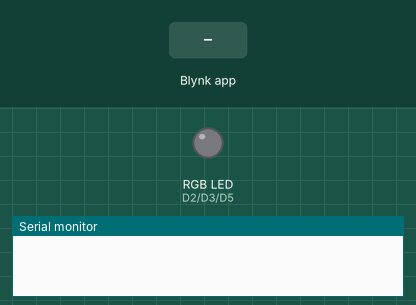
Recording of a sketch running on a simulated Arduino MKR. On the bench: an RGB LED mixed from three pins (HIGH = lit), the last lines printed to the serial monitor. The test bench sets the inputs (shaded band). Dim RGB values are drawn brighter than linear; WiFi joins after 1.5 s; servers stay silent unless stated.

Above: at 3.0 s.
3.1 s: Blynk app writes 1 to V3
At 4.2 s:
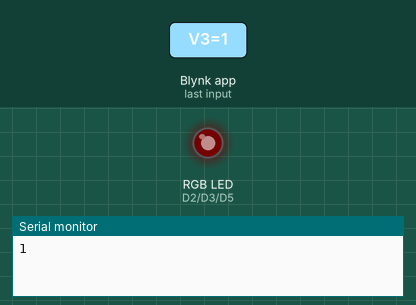
4.6 s: Blynk app writes 200 to V3
At 5.4 s:
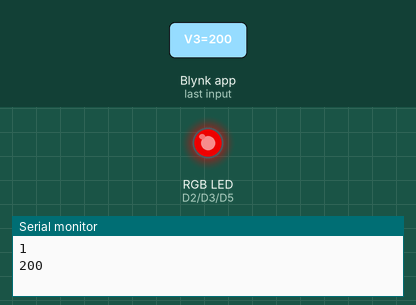
6.1 s: Blynk app writes 1 to V4
At 6.5 s:
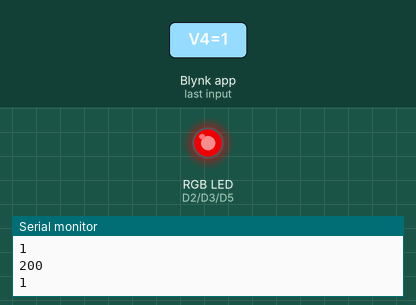
7.6 s: Blynk app writes 0 to V3
At 8.8 s:
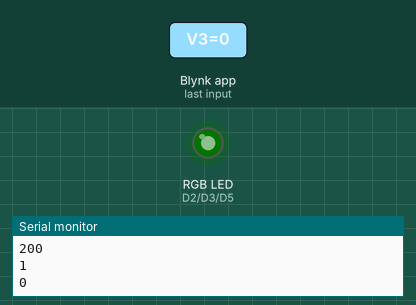
9.1 s: Blynk app writes 200 to V4
At 10.0 s:
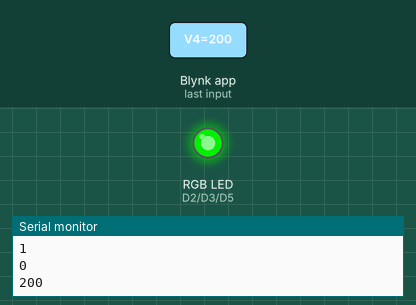
10.6 s: Blynk app writes 1 to V5
At 11.2 s:
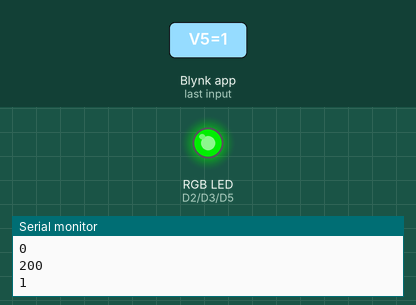
Timing chart, 0 to 13.1 s (numbered marks = the images above; inputs shaded):
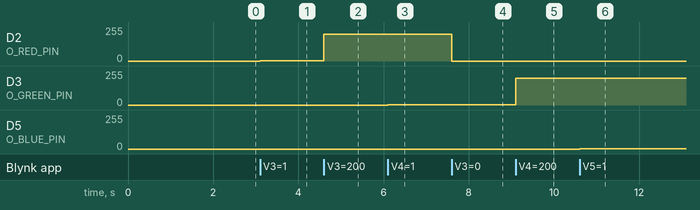

The sketch:

rgbLed.ino
```cpp
#define BLYNK_PRINT Serial
#include "data.h"
#include <SPI.h>
#include <WiFiNINA.h>
#include <BlynkSimpleWiFiNINA.h>


#define O_RED_PIN 2
#define O_GREEN_PIN 3
#define O_BLUE_PIN 5

BlynkTimer timer;
char auth[] = BLYNK_AUTH_TOKEN;
char ssid[] = ID;
char pass[] = PASS;
byte rValue = 0;
byte gValue = 0;
byte bValue = 0;

void setup()
{
  // Debug console
  Serial.begin(9600);
  pinMode(O_RED_PIN, OUTPUT);
  pinMode(O_GREEN_PIN, OUTPUT);
  pinMode(O_BLUE_PIN, OUTPUT);
  Blynk.begin(auth, ssid, pass);
  timer.setInterval(100, myTimerEvent);
}

void loop()
{
  Blynk.run();
  timer.run();
}

BLYNK_WRITE(V3){
  rValue = param.asInt();
  Serial.println(rValue);
  analogWrite(O_RED_PIN,rValue);
}

BLYNK_WRITE(V4){
  gValue = param.asInt();
  Serial.println(gValue);
  analogWrite(O_GREEN_PIN,gValue);
}

BLYNK_WRITE(V5){
 bValue = param.asInt();
 Serial.println(bValue);
 analogWrite(O_BLUE_PIN,bValue);
}

void myTimerEvent() {
    Blynk.virtualWrite(V0,rValue);
    Blynk.virtualWrite(V1,gValue);
    Blynk.virtualWrite(V2,bValue);
}
```

data.h
```cpp
#define BLYNK_TEMPLATE_ID "TMPLgdXeWLMy"
#define BLYNK_DEVICE_NAME "控制RGBLED"
#define BLYNK_AUTH_TOKEN "T3RORuqcqyiil9vU4vpkfz6PZaTovwIZ"
#define ID "robert_hsu_home"
#define PASS "0926656000"
```

Measured:
- after the input at 3.1 s, D2 (O_RED_PIN): 0/255 → 1/255 at once
- after the input at 4.6 s, D2 (O_RED_PIN): 1/255 → 200/255 at once
- after the input at 6.1 s, D3 (O_GREEN_PIN): 0/255 → 1/255 at once
- after the input at 7.6 s, D2 (O_RED_PIN): 200/255 → 0/255 at once
- after the input at 9.1 s, D3 (O_GREEN_PIN): 1/255 → 200/255 at once
- after the input at 10.6 s, D5 (O_BLUE_PIN): 0/255 → 1/255 at once
